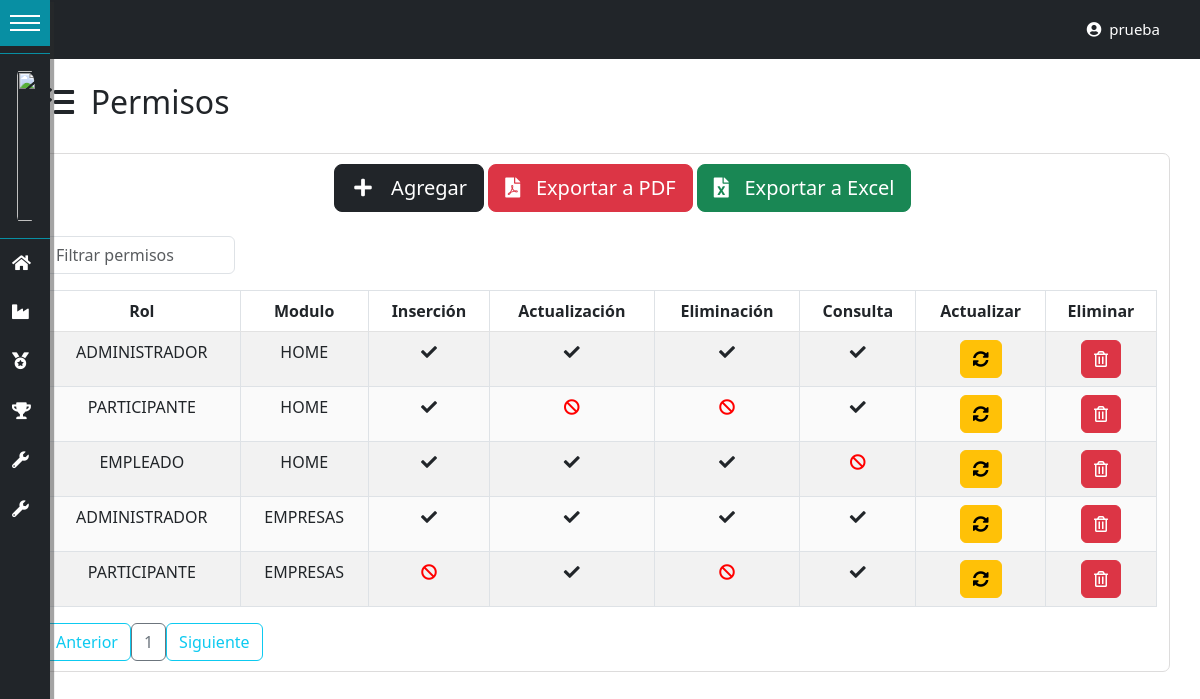
Page /permisos/ (signed in) on the committed database.
### tables this page shows
CREATE TABLE IF NOT EXISTS `permisos` (
  `id_rol` int(11) NOT NULL,
  `id_modulo` int(11) NOT NULL,
  `tipo_modulo` enum('Home','Empresas','Sorteos','Premios','Configuración','Administración') NOT NULL,
  `permiso_insercion` varchar(5) NOT NULL,
  `permiso_actualizacion` varchar(5) NOT NULL,
  `permiso_eliminacion` varchar(5) NOT NULL,
  `permiso_consulta` varchar(5) NOT NULL,
  `creado_por` varchar(50) NOT NULL,
  `fecha_creacion` datetime NOT NULL,
  `modificado_por` varchar(50) DEFAULT NULL,
  `fecha_modificacion` datetime DEFAULT NULL,
  KEY `Índice 1` (`id_rol`),
  KEY `Índice 2` (`id_modulo`)
);

CREATE TABLE IF NOT EXISTS `roles` (
  `id_rol` int(11) NOT NULL AUTO_INCREMENT,
  `rol` varchar(50) NOT NULL,
  `descripcion` varchar(200) NOT NULL,
  `creado_por` varchar(50) NOT NULL,
  `fecha_creacion` datetime NOT NULL,
  `modificado_por` varchar(50) DEFAULT NULL,
  `fecha_modificacion` datetime DEFAULT NULL,
  PRIMARY KEY (`id_rol`) USING BTREE
);

CREATE TABLE IF NOT EXISTS `modulos` (
  `id_modulo` int(11) NOT NULL AUTO_INCREMENT,
  `modulo` varchar(100) NOT NULL,
  `descripcion` varchar(100) NOT NULL,
  `tipo_modulo` enum('Home','Empresas','Sorteos','Premios','Configuracion','Administracion') NOT NULL,
  `creado_por` varchar(50) NOT NULL,
  `fecha_creacion` datetime NOT NULL,
  `modificado_por` varchar(50) DEFAULT NULL,
  `fecha_modificacion` datetime DEFAULT NULL,
  PRIMARY KEY (`id_modulo`)
);

### controladores/vistasControlador.php (called while the page is built, shortened)
<?php
	class vistasControlador extends vistasModelo{
		public function obtener_plantilla_controlador(){
			return require_once "./vistas/plantilla.php";
		}
	}

### index.php (called while the page is built, shortened)
<?php
	require_once "./controladores/vistasControlador.php";
	$plantilla = new vistasControlador();
	$plantilla->obtener_plantilla_controlador();

### config/conexion.php (called while the page is built, shortened)
<?php
class ConexionBD{
    protected $manejador = "mysql";
    private static $servidor = "localhost";
    private static $usuario = "root";
    private static $pass = "";
    protected $db_name = "dbsorteo";
    protected function getConexion(){
        try{
            $parametros=array(PDO::ATTR_PERSISTENT=>true,PDO::MYSQL_ATTR_INIT_COMMAND=>"SET NAMES utf8");
            $this->conexion=new PDO($this->manejador.":host=".self::$servidor.";dbname=".$this->db_name,self::$usuario,self::$pass,$parametros);
            return $this->conexion;
        }
        catch(PDOException $e){
            echo 'Error en la conexion a la BD :'.$e->getMessage();
        }
    }
}

### DatosTablas/obtenerDatosPermisos.php (called while the page is built, shortened)
<?php
require_once("./config/conexion.php");
class obtenerDatosPermisos extends ConexionBD{
    public function datosPermisos(){
        $sql="SELECT r.rol, m.modulo,p.tipo_modulo, p.permiso_insercion, p.permiso_actualizacion,
        p.permiso_eliminacion, p.permiso_consulta,p.id_rol,p.id_modulo FROM permisos p
        inner join roles r on r.id_rol=p.id_rol
        inner join modulos m on m.id_modulo=p.id_modulo";
        $resultado=$this->conexion->query($sql) or die ($sql);
        return $resultado;
    }
}

### vistas/contenidos/permisos-view.php (the view, shortened to what this page needs)
<?php
include("./DatosTablas/obtenerDatosPermisos.php");
?>
<br>
<div class="container">
    <h2><i class="fas fa-tasks"></i>&nbsp; Permisos</h2>
</div>
<br>
<div class="container contenedor-tabla">
    <div class="container">
    <div class="row">
        <div class="col-3"></div>
        <div class="col-7">
            <div class="btn btn-dark btn-lg" data-bs-toggle="modal" data-bs-target="#ModalCrear"><i class="fas fa-plus fa-fw"></i> &nbsp; Agregar</div>
            <div class="btn btn-danger btn-lg" data-bs-toggle="modal" data-bs-target="#ModalCrear"><i class="fas fa-file-pdf"></i> &nbsp; Exportar a PDF</div>
            <div class="btn btn-success btn-lg" data-bs-toggle="modal" data-bs-target="#ModalCrear"><i class="fas fa-file-excel"></i> &nbsp; Exportar a Excel</div>
        </div>
        <div class="col-2"></div>
    </div>
    </div>
<div class="table-responsive">
    <br>
        <input type="text" id="searchBox" class="form-control" onkeyup="filterTable()" placeholder="Filtrar permisos">
    <table id="datos-usuario" class="table table-bordered table-striped text-center">
        <thead>
            <tr>
                <th>Rol</th>
                <th>Modulo</th>
                <th>Inserción</th>
                <th>Actualización</th>
                <th>Eliminación</th>
                <th>Consulta</th>
                <th>Actualizar</th>
                <th>Eliminar</th>
            </tr>
        </thead>
        <tbody class="body">
        <?php
                $datos=new obtenerDatosPermisos();
                $resultado=$datos->datosPermisos();
                foreach ($resultado as $fila){
            ?>
            <tr>
                <td><?php echo $fila['rol']; ?></td>
                <td><?php echo $fila['modulo']; ?></td>
                <?php
				if($fila['permiso_insercion']==1){
                ?>
                <td><i class="fas fa-check"></i></td>
                <?php
                    }else{
                ?>
                <td><i class="fas fa-ban" style="color: red;"></i></td>
                <?php
                    }
                ?>
                <?php
				if($fila['permiso_actualizacion']==1){
			?>
			<td><i class="fas fa-check"></i></td>
			<?php
				}else{
			?>
			<td><i class="fas fa-ban" style="color: red;"></i></td>
			<?php
				}
			?>
			<?php
				if($fila['permiso_eliminacion']==1){
			?>
			<td><i class="fas fa-check"></i></td>
			<?php
				}else{
			?>
			<td><i class="fas fa-ban" style="color: red;"></i></td>
			<?php
				}
			?>
			<?php
				if($fila['permiso_consulta']==1){
			?>
			<td><i class="fas fa-check"></i></td>
			<?php
				}else{
			?>
			<td><i class="fas fa-ban" style="color: red;"></i></td>
			<?php
				}
			?>
                <td>
				<button class="btn btn-warning" data-bs-toggle="modal" data-bs-target="#ModalAct<?php echo $fila['id_rol'];?><?php echo $fila['id_modulo'];?>">
					<i class="fas fa-sync-alt"></i>
                </button>
			    </td>
                <td>
					<form class="FormularioAjax" action="<?php echo SERVERURL; ?>ajax/permisoAjax.php" method="POST" data-form="delete" autocomplete="off">
					<button type="submit" class="btn btn-danger">
						<i class="far fa-trash-alt"></i>
					</button>
					</form>
				</td>
                </tr>
            <?php
                    }
            ?>
        </tbody>
    </table>
</div>
<div id="paginador" class=""></div>
</div>
<br>
<br>

### vistas/css/Estilo-Form.css (style rules this page uses)
.contenedor-tabla { border: 1px solid #dddcdc; -moz-border-radius: 7px; -webkit-border-radius: 7px; padding: 10px; }
#searchBox { width:12rem; }
#datos-usuario { width: 100%; border-collapse: collapse; background-color:white; }
.contenedor-tabla { background-color:white; }
#datos-usuario th, td { padding: 8px; text-align: center; border-bottom: 1px solid rgb(226, 226, 226); }
#datos-usuario tr:nth-child(even) { background-color: #fafafa; }

### vistas/css/EstiloLogin.css (style rules this page uses)
body { font-family: arial; }

### vistas/css/estilos-vistas.css (style rules this page uses)
:root { --width:17rem; --pading:12px; --bgcoolor:rgb(33, 37, 41); --hovercolor:#088fa3; --width-collapsed:50px; }
body { font-size:18px; padding:0; margin: 0; margin-left:var(--width-collapsed); }

### rows in the picture
permisos: id_rol.rol "ADMINISTRADOR", id_modulo.modulo "HOME", permiso_insercion "1" (drawn), permiso_actualizacion "1" (drawn), permiso_eliminacion "1" (drawn), permiso_consulta "1" (drawn)
permisos: id_rol.rol "PARTICIPANTE", id_modulo.modulo "HOME", permiso_insercion "1" (drawn), permiso_actualizacion "0" (drawn), permiso_eliminacion "0" (drawn), permiso_consulta "1" (drawn)
permisos: id_rol.rol "EMPLEADO", id_modulo.modulo "HOME", permiso_insercion "1" (drawn), permiso_actualizacion "1" (drawn), permiso_eliminacion "1" (drawn), permiso_consulta "0" (drawn)
permisos: id_rol.rol "ADMINISTRADOR", id_modulo.modulo "EMPRESAS", permiso_insercion "1" (drawn), permiso_actualizacion "1" (drawn), permiso_eliminacion "1" (drawn), permiso_consulta "1" (drawn)
permisos: id_rol.rol "PARTICIPANTE", id_modulo.modulo "EMPRESAS", permiso_insercion "0" (drawn), permiso_actualizacion "1" (drawn), permiso_eliminacion "0" (drawn), permiso_consulta "1" (drawn)

### other values in the picture
$_SESSION['usuario_login'] "prueba"
